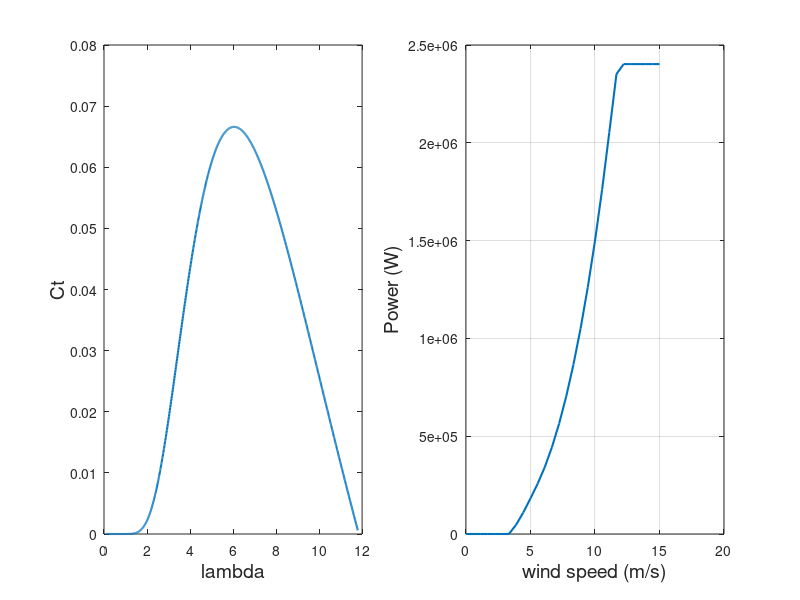

Write the MATLAB code that produced this figure.

close all
clear all
clc


%% DFIG parameters -> Rotor parameters referred to the stator side

f = 50;                  % Stator frequency (Hz)
Ps = 2e6;                % Rated stator power (W)
n = 1500;                % Rated rotational speed (rev/min)
Vs = 690;                % Rated stator voltage (V)
Is = 1760;               % Rated stator current (A)
Tem = 12732;             % Rated torque (N,m)

p=2;                     % Pole pair
u = 1/3;                 % Stator/rotor turns ratio
Vr = 2070;               % Rated rotor voltage (non-reached) (V)
smax = 1/3;              % Maximum slip
Vr_stator = (Vr*smax)*u; % Rated rotor voltage referred to stator
Rs = 2.6e-3;             % Stator resistance (ohm)
Lsi = 0.087e-3;           % Leakage inductance (stator & rotor)  (H)
Lm = 2.5e-3;             % Magnetizing inductance (H)
Rr = 2.9e-3;             % Rotor resistance referred to stator
Ls = Lm + Lsi;           % Stator inductance (H)
Lr = Lm + Lsi;           % Rotor inductance (H)
Vbus = Vr_stator*sqrt(2); % DC bus voltage referred to stator
sigma = 1 - Lm^2/(Ls*Lr);
Fs = Vs*sqrt(2/3)/(2*pi*f); % Stator Flux (aprox.)  (Wb)

J = 127;                    % Inertia
D = 1e-3;                   % Damping

fsw = 4e3;                  % Switching frequency (Hz)
Ts = 1/fsw/50;              % Sample time (sec)

% PI regulators

tau_i = (sigma*Lr)/Rr;
tau_n = 0.05/4;
wni = 100*(1/tau_i);
wnn = 1/tau_n;

kp_id = (2*wni*sigma*Lr)-Rr;
kp_iq = kp_id;
ki_id = (wni^2)*Lr*sigma;
ki_iq = ki_id;
kp_n = (2*wnn*J)/p;
ki_n = ((wnn^2)*J)/p;

%Three blade wind turbine model
N = 100;             % Gearbox ratio
Radio = 42;          % Radio
ro = 1.225;          % Air density
% 
% % Cp and Ct curves 
beta = 0;            % Pitch angle
ind2 = 1;

for lambda = 0.1:0.01:11.8
    lambdai(ind2) = (1./((1./(lambda-0.02.*beta)+(0.003./(beta^3+1)))));
    Cp(ind2) = 0.73*(151./lambdai(ind2)-0.58.*beta-0.002.*beta^2.14-13.2).*(exp(-18.4./lambdai(ind2)));
    Ct(ind2) = Cp(ind2)/lambda;
    ind2 = ind2 + 1;
end
tab_lambda = [0.1:0.01:11.8];
% 
% %Kopt for MPPT
Cp_max = 0.44;
lambda_opt = 7.2;
Kopt = ((0.5*ro*pi*(Radio^5)*Cp_max)/(lambda_opt^3));
% 
% % Power curve in function of wind speed

P = 1.0e+06 *[0,0,0,0,0,0,0,0.0472,0.1097,0.1815,0.2568,0.3418, ...
    0.4437,0.5642,0.7046,0.8667,1.0518,1.2616,1.4976,1.7613,2.0534,...
    2.3513,2.4024,2.4024,2.4024,2.4024,2.4024, 2.4024];
V = [0.0000,0.5556,1.1111,1.6667,2.2222,2.7778,3.3333,3.8889,4.4444,...
    5.0000,5.5556,6.1111,6.6667,7.2222,7.7778,8.3333,8.8889,9.4444, ...
    10.0000,10.5556,11.1111,11.6667,12.2222,12.7778,13.3333,13.8889,...
    14.4444,15.0000];

figure 
subplot(1,2,1)
plot(tab_lambda,Ct,'linewidth',1.5)
xlabel('lambda','fontsize',14)
ylabel('Ct','fontsize',14)
subplot(1,2,2)
plot(V,P,'linewidth',1.5)
grid
xlabel('wind speed (m/s)','fontsize',14)
ylabel('Power (W)','fontsize',14)

% Grid side converter

Cbus = 80e-3;             % DC bus capacitance
Rg = 20e-6;               % Grid side filter's resistance
Lg = 400e-6;              % Grid side filter's inductance

Kpg = 1/(1.5*Vs*sqrt(2/3));
Kqg = -Kpg;

% PI regulators

tau_ig = Lg/Rg;
wnig = 60*2*pi;

kp_idg = (2*wnig*Lg)-Rg;
kp_iqg = kp_idg;
ki_idg = (wnig^2)*Lg;
ki_iqg = ki_idg;

kp_v = -1000;
ki_v = -300000;

Rcrowbar = 1/5;    % Crowbar resistance